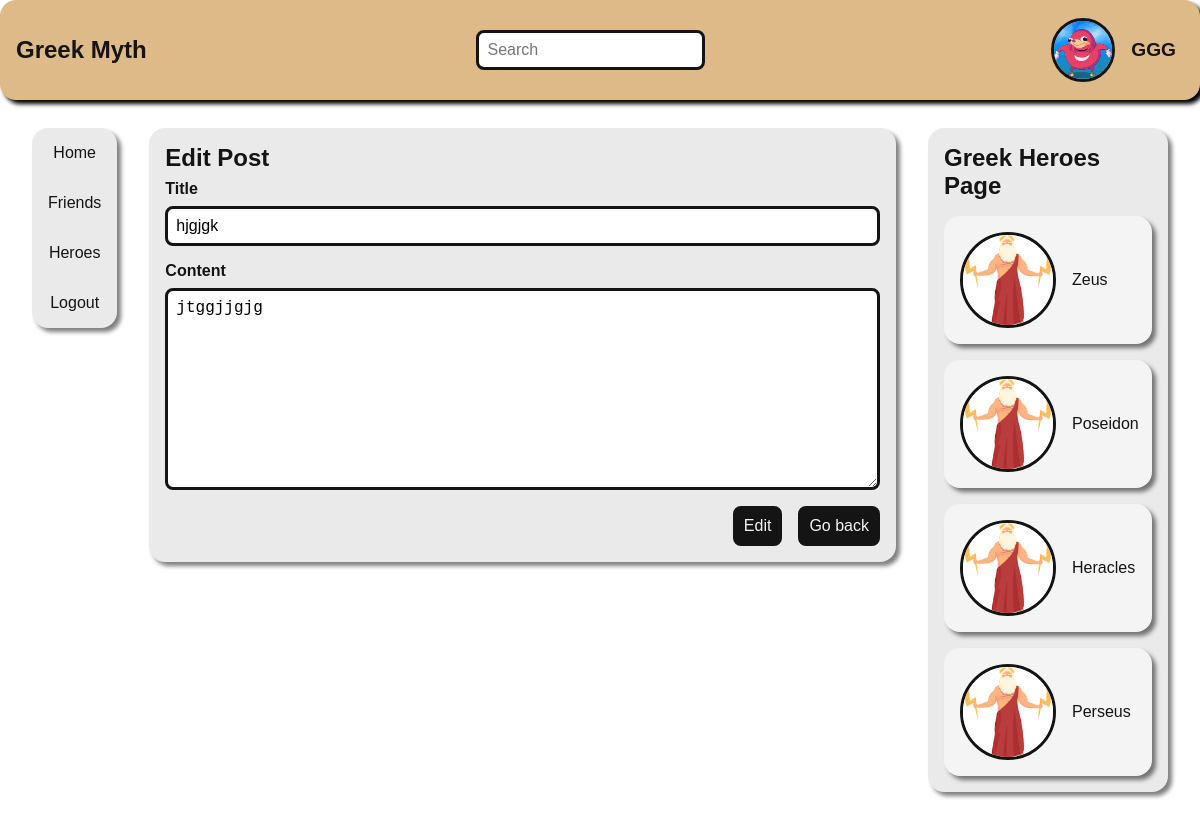
The page /user/editPost.php?post_id=66655a92ca94f (signed in) on the database its author committed.
### tables this page shows
CREATE TABLE `users` (
  `user_id` varchar(36) NOT NULL,
  `username` varchar(225) NOT NULL,
  `email` varchar(225) NOT NULL,
  `password` varchar(225) NOT NULL,
  `profile_pic` varchar(225) DEFAULT NULL,
  `bio` varchar(36) DEFAULT NULL,
  `token` varchar(225) NOT NULL,
  `joined_at` datetime NOT NULL DEFAULT current_timestamp()
);

CREATE TABLE `posts` (
  `post_id` varchar(36) NOT NULL,
  `title` varchar(50) NOT NULL,
  `content` text NOT NULL,
  `author` varchar(36) NOT NULL,
  `likes` int(11) NOT NULL DEFAULT 0,
  `dislikes` int(11) NOT NULL DEFAULT 0,
  `created_at` datetime NOT NULL DEFAULT current_timestamp(),
  `updated_at` datetime NOT NULL DEFAULT current_timestamp()
);

### user/editPost.php (the view, shortened to what this page needs)
<!DOCTYPE html>
<html lang="en">
<head>
    <link rel="stylesheet" href="../global.css">
    <link rel="stylesheet" href="../styles/index.css">
    <link rel="stylesheet" href="../styles/editPost.css">
</head>
<body>
    <?php
    if(isset($_SESSION['user_id'])):
    ?>
    <nav>
        <h2> Greek Myth </h2>
            <input type="text" placeholder="Search" id="search" class="search">
        <div class="profile-link">
        <?php
            $userId = $_SESSION['user_id'];
            include "../db.php";
            $result = $conn->query("SELECT * FROM users WHERE user_id = '$userId'");
            $row = $result->fetch_assoc();
            ?>
                <a href="profile.php?user_id=<?php echo $userId ?>">
                   <?php
                    if(isset($row['profile_pic'])) {
                       echo "<img src='../img/u/" . $row['profile_pic'] . "' alt='user' class='user'>";
                   } else {
                    echo "<img src='../img/default.jpg' alt='user' class='user'>";
                    }?>
            <?php echo $_SESSION['username']; ?></a>
        </div>
    </nav>
    <main>
        <div class="main-content">
            <div class="nav-links">
                <a href="../index.php">Home</a>
                <a href="../friends.php">Friends</a>
                <a href="../heroes.php">Heroes</a>
                <a href="../actions/logout.php" onclick="return confirm('Are you sure you want to logout?')">Logout</a>
            </div>
            <div class="editPost">
                <?php
                    include "../db.php";
                    $post = $_GET['post_id'];
                    $sql = "SELECT * FROM posts WHERE post_id = '$post'";
                    $result = $conn->query($sql) or die($conn->error);
                    $post = $result->fetch_assoc();
                    $originalText = $post['content'];
                    $cleanedText = strip_tags($originalText);
                ?>
                <div class="editForm-container">
                    <h2>Edit Post</h2>
                    <form action="../actions/editPost_act.php?post_id=<?php echo $post['post_id']; ?>" method="POST">
                        <div class="form-group">
                            <label for="title">Title</label>
                            <input type="text" name="title" placeholder="Title" value="<?php echo $post['title']; ?>">
                        </div>
                        <div class="form-group">
                            <label for="content">Content</label>
                            <textarea name="content" id="" cols="30" rows="10" placeholder="Write something..."><?php echo htmlspecialchars($cleanedText); ?></textarea>
                        </div>
                        <div class="editPost-btn">
                            <button type="submit" name="editPost">Edit</button>
                            <a href="../index.php">Go back</a>
                        </div>
                    </form>
                </div>
            </div>
            <div class="other-content">
                <div class="others">
                    <h2>Greek Heroes Page</h2>
                        <div class="heroes">
                            <div class="hero-box">
                                <img src="../img/hero.png" alt="hero"> <p> Zeus</p>
                            </div>
                            <div class="hero-box">
                                <img src="../img/hero.png" alt="hero"> <p> Poseidon</p>
                            </div>
                            <div class="hero-box">
                                <img src="../img/hero.png" alt="hero"> <p> Heracles</p>
                            </div>
                            <div class="hero-box">
                                <img src="../img/hero.png" alt="hero"> <p> Perseus</p>
                            </div>
                        </div>
                    </div>
                </div>
            </div>
    </main>
    <?php else: header("Location: auth/login.php") ?>
    <?php endif; ?>
</body>
</html>

### global.css (style rules this page uses)
* { box-sizing: border-box; margin: 0; padding: 0; }
:root { --primary-color: #F6ECDB; --secondary-color: #DFBA89; --dark-color: #141414; --light-color: #f4f4f4; }
body { font-family: Arial, Helvetica, sans-serif; background-color: #ffffff; color: var(--dark-color); }
nav { width: 100%; height: 100%; max-height: 100px; position: fixed; top: 0; display: flex; justify-content: space-between; align-items: center; background-color: var(--secondary-color); padding: 1rem; border-radius: 1rem; box-shadow: 4px 4px 4px rgba(0, 0, 0, 1); }
main { display: flex; flex-direction: column; justify-content: center; align-items: center; margin: 2rem; }

### styles/index.css (style rules this page uses)
.nav-links { display: flex; align-items: center; flex-direction: column; gap: 2rem; background-color: #eaeaea; padding: 1rem; border-radius: 1rem; box-shadow: 4px 4px 4px rgba(0, 0, 0, .5); height: 100%; max-height: 100vh; }
.nav-links a { text-decoration: none; text-align: left; color: var(--dark-color); font-size: 1rem; }
nav .profile-link { display: flex; align-items: center; justify-content: center; gap: 0.5rem; padding: 0.5rem; }
nav .profile-link a { display: flex; align-items: center; gap: 0.5rem; font-size: 1.2rem; text-decoration: none; color: var(--dark-color); font-weight: bold; }
nav .user { border-radius: 100%; border: 0.2rem solid var(--dark-color); width: 4rem; height: 4rem; margin: 0.5rem; }
.search { padding: 0.5rem; font-size: 1rem; border-radius: 0.5rem; border: 0.2rem solid var(--dark-color); }
.main-content { display: flex; justify-content: space-between; gap: 2rem; width: 100%; max-width: 1200px; margin-top: 6rem; height: 100%; max-height: 1000px; }
.other-content { display: flex; flex-direction: column; gap: 2rem; width: 100%; max-width: 240px; }
.others { width: 100%; max-width: 240px; display: flex; flex-direction: column; gap: 1rem; background-color: #eaeaea; padding: 1rem; border-radius: 1rem; box-shadow: 4px 4px 4px rgba(0, 0, 0, .5); }
.others .heroes { display: flex; flex-direction: column; gap: 1rem; width: 100%; }
.others .hero-box { display: flex; align-items: center; gap: 1rem; padding: 1rem; box-shadow: 4px 4px 4px rgba(0, 0, 0, .5); border-radius: 1rem; background-color: var(--light-color); width: 100%; }
.others .heroes .hero-box img { border-radius: 100%; border: 0.2rem solid var(--dark-color); width: 6rem; height: 6rem; }

### styles/editPost.css (style rules this page uses)
.editPost { display: flex; flex-direction: column; gap: 1rem; width: 100%; max-width: 1000px; }
.editPost .editForm-container { display: flex; flex-direction: column; background-color: #eaeaea; box-shadow: 4px 4px 4px rgba(0, 0, 0, 0.5); border-radius: 1rem; padding: 1rem; }
.editPost .editForm-container form { display: flex; flex-direction: column; gap: 1rem; }
.editPost .editForm-container h2 { margin-bottom: 0.5rem; }
.editPost .editForm-container form label { font-weight: bold; }
.editPost .editForm-container form .form-group { display: flex; flex-direction: column; gap: 0.5rem; }
.editPost .editForm-container form input { padding: 0.5rem; font-size: 1rem; border-radius: 0.5rem; border: 0.2rem solid var(--dark-color); width: 100%; }
.editPost .editForm-container form textarea { resize: vertical; padding: 0.5rem; font-size: 1rem; border-radius: 0.5rem; border: 0.2rem solid var(--dark-color); width: 100%; }
.editPost .editForm-container form .editPost-btn { display: flex; justify-content: end; gap: 1rem; width: 100%; }
.editPost .editForm-container form .editPost-btn button, .editPost .editForm-container form .editPost-btn a { text-decoration: none; color: var(--dark-color); padding: 0.5rem; font-size: 1rem; border-radius: 0.5rem; border: 0.2rem solid var(--dark-color); background-color: var(--dark-color); color: var(--light-color); width: fit-content; cursor: pointer; }

### rows shown on the page
users: profile_pic (picture)
posts: title "hjgjgk", content "jtggjjgjg"

### other values the page prints
$_SESSION['username'] "GGG"
